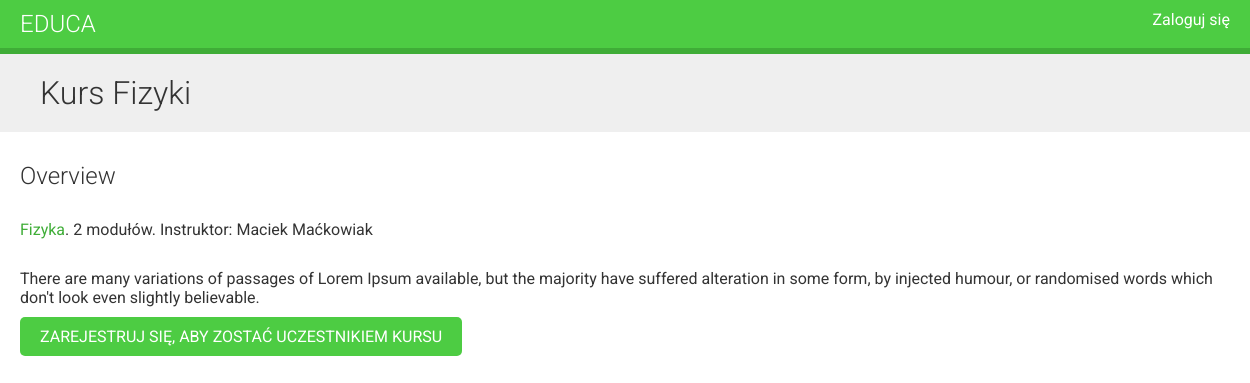
Screenshot of /course/kurs-fizyki/ with the database file from the repository.
### courses/models.py (models this page shows, shortened)
class Course(models.Model):
    owner = models.ForeignKey(User, related_name='courses_created', on_delete = models.CASCADE)
    subject = models.ForeignKey(Subject, related_name='courses', on_delete = models.CASCADE)
    title = models.CharField(max_length=200)
    slug = models.SlugField(max_length=200, unique=True)
    overview = models.TextField()
    created = models.DateTimeField(auto_now_add=True)
    students = models.ManyToManyField(User, related_name='courses_joined', blank=True)
    class Meta:
        ordering = ('-created',)

class Subject(models.Model):
    title = models.CharField(max_length=200)
    slug = models.SlugField(max_length=200, unique=True)
    class Meta:
        ordering = ('title',)

### courses/views.py (the view)
class CourseDetailView(DetailView):
    model = Course
    template_name = 'courses/course/detail.html'
    def get_context_data(self, **kwargs):
        context = super().get_context_data(**kwargs)
        context['enroll_form'] = CourseEnrollForm(
                                   initial={'course':self.object})
        return context

### courses/templates/courses/course/detail.html (shortened to what this page needs)
{% extends "base.html" %}
{% block content %}
  {% with subject=object.subject %}
    <h1>
      {{ object.title }}
    </h1>
    <div class="module">
      <h2>Overview</h2>
      <p>
        <a href="{% url "course_list_subject" subject.slug %}">
        {{ subject.title }}</a>.
        {{ object.modules.count }} modułów.
        Instruktor: {{ object.owner.get_full_name }}
      </p>
      {{ object.overview|linebreaks }}
      {% if request.user.is_authenticated %}
        <form action="{% url "student_enroll_course" %}" method="post">
          {{ enroll_form }}
          {% csrf_token %}
          <input type="submit" value="Zapisz się">
        </form>
      {% else %}
        <a href="{% url "student_registration" %}" class="button">
          Zarejestruj się, aby zostać uczestnikiem kursu
        </a>
      {% endif %}
    </div>
  {% endwith %}
{% endblock %}

### courses/static/css/base.css (style rules this page uses)
body { margin:0; font-family:'Roboto', sans-serif; font-weight:400; color:#333; }
a { color:#3fad37; text-decoration:none; }
h1, h2, h3, h4, h5, h6 { font-family:'Roboto', sans-serif; font-weight:300; }
h1 { background:#efefef; width:100%; overflow:auto; padding:20px 0 20px 40px; margin:0; }
.module { overflow:auto; }
.module p { margin:10px 0 20px; width:100%; float:left; }
.module { padding:10px 20px; float:left; }
input[type=submit], a.button { border-radius:5px; background:#4dcc43; color:#fff; font-size:16px; text-transform:uppercase; border:none; padding:10px 20px; margin:20px 0; }

### rows the page displays
Course: title "Kurs Fizyki", modules.count "2", owner.get_full_name "Maciek Maćkowiak", overview "There are many variations of passages of Lorem Ipsum available, but the majority have suffered alteration in some form, by injected humour, or randomised words which don't look even slightly believable."
Subject: title "Fizyka"
